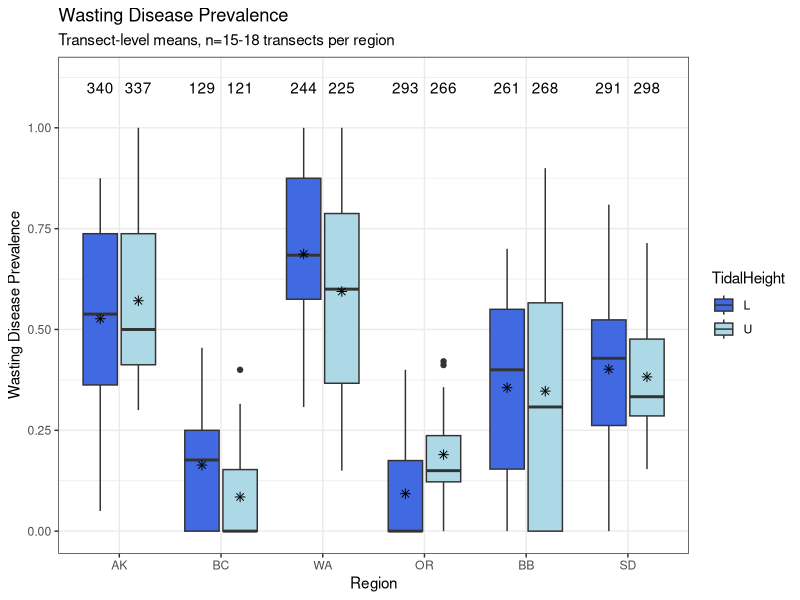
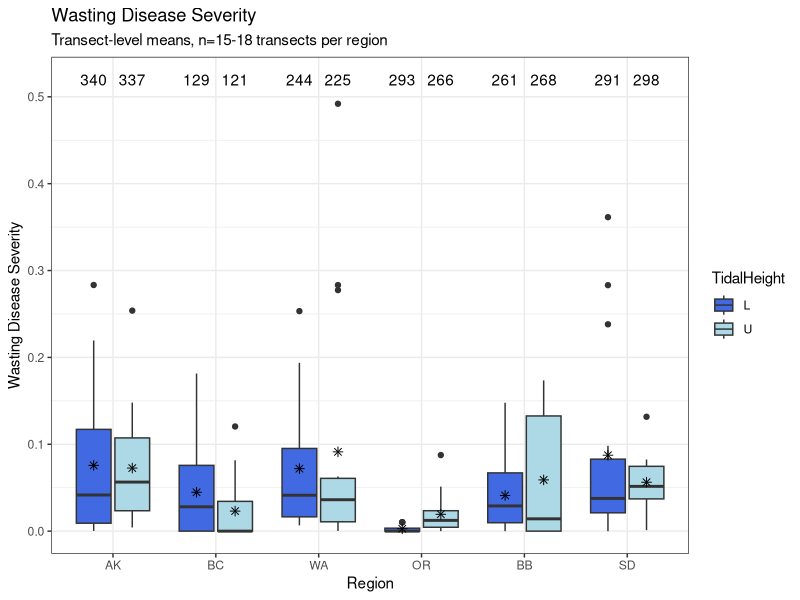
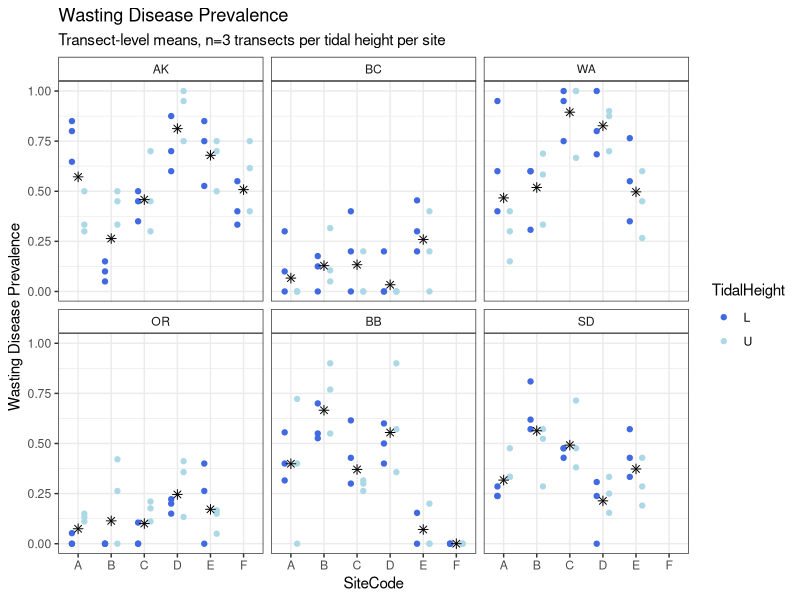
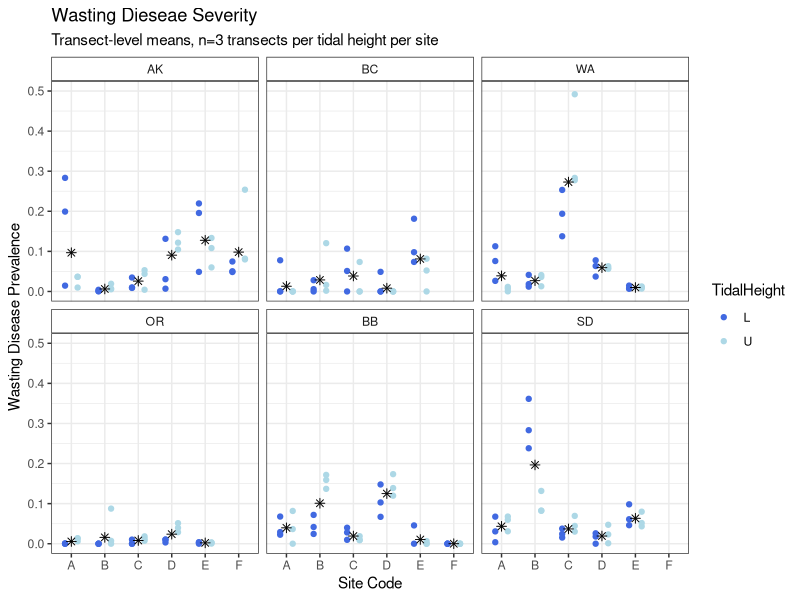
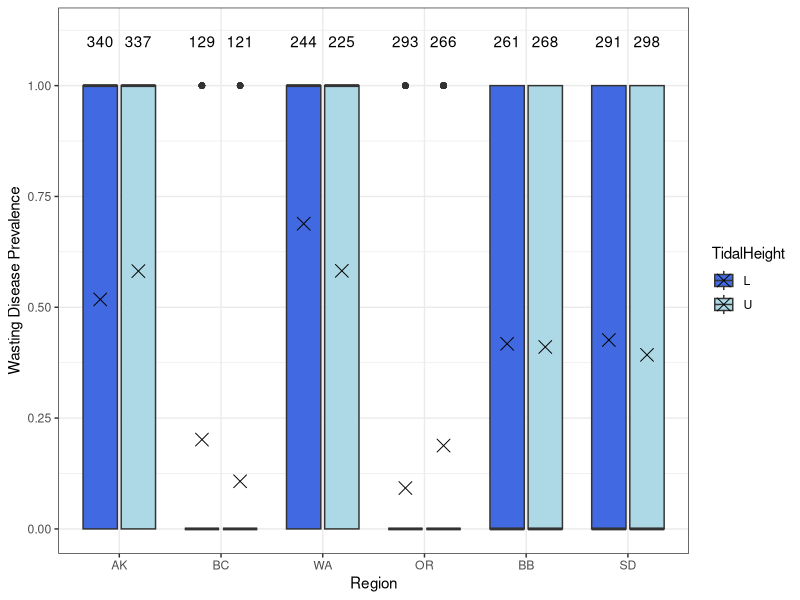
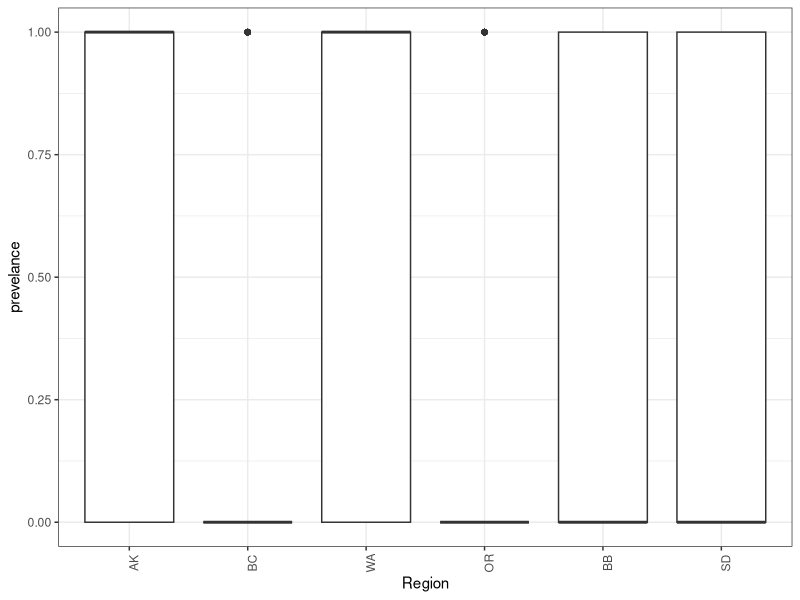
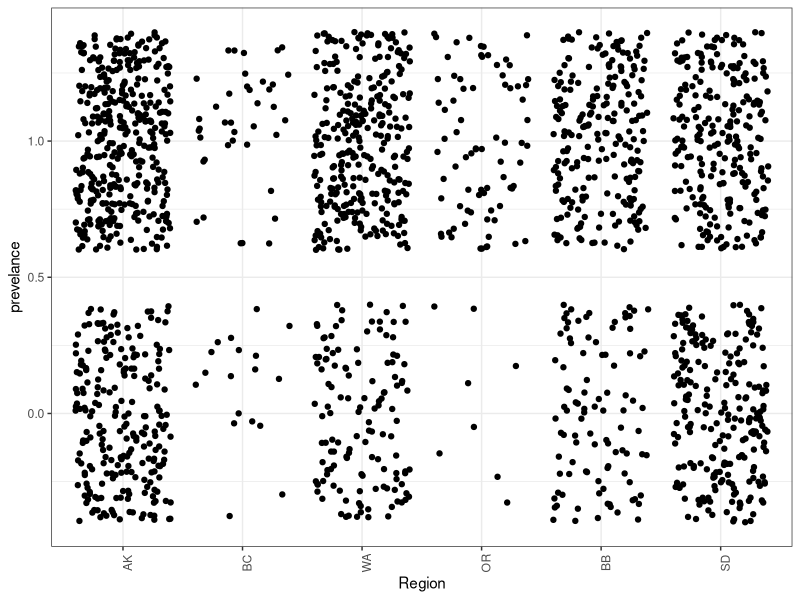

Reproduce these figures in R, in order. (Note: this script raises an error after producing the figures.)
library(tidyverse)
library(ggplot2)
site_order <- c("Alaska","British Columbia","Washington","Oregon","Bodega Bay","San Diego")
site_order2 <- c("AK","BC","WA","OR","BB","SD")

## read in and organize output from EELISA
output <- read.csv("NSF_Log_2019_12_16.csv")
output$location <- ordered(output$location,levels=site_order)
output <- separate(output,col=file_name,c("Region","SiteCode","Transect","TidalHeight",NA,NA),sep="[.]",remove = FALSE)
output <- unite(output,col="SampleID",c("Region","SiteCode","Transect","TidalHeight","blade_num"),sep=".",remove=FALSE)
output$Region <- ordered(output$Region,levels=site_order2)

#subset only EELISA scans split properly
output_true <- subset(output,correct_num=="TRUE")
which(duplicated(output_true$SampleID))
which(duplicated(output_true$SampleID,fromLast = TRUE))
output_true[c(1413,1414,1415,1467,1468,1469),]
#The duplicate SampleIDs come from the file "AK.C.4.L.6_10.tiff" which overlaps.
#Only 3 duplicates for the "true" dataset right now - some of the others were not split evenly.
#We want to keep the later entries (1467,1468,1469) because those are the "correct" numbers (match the surrounidng scans)
#Decide whether to keep the extra 6_10 blades as 21_25?
output_true <- output_true[-c(1413,1414,1415),]

## read in and organize DiseaseBlade samples (1-15 per transect)
blades <- read.csv("DiseaseBlades.csv")
blades$SampleID <- gsub("U","U_",blades$SampleID)
blades$SampleID <- gsub("L","L_",blades$SampleID)
blades <- separate(blades,col=SampleID,c("SampleDate","Region","SiteCode","TidalHeight","Transect","Blade"),sep="_")
blades <- unite(blades,col="SampleID",c("Region","SiteCode","Transect","TidalHeight","Blade"),sep=".",remove=FALSE)
blades$Region <- ordered(blades$Region,levels=site_order2)

## read in and organize the Epiphyte Blades samples (16-20 per transect)
epi_blades <- read.csv("ShootMetrics.csv")
epi_blades <- epi_blades[,c(3,15)]
epi_blades$SampleID <- gsub("U","U_",epi_blades$SampleID)
epi_blades$SampleID <- gsub("L","L_",epi_blades$SampleID)
epi_blades$SampleID <- gsub("_m4","_16",epi_blades$SampleID)
epi_blades$SampleID <- gsub("_m8","_17",epi_blades$SampleID)
epi_blades$SampleID <- gsub("_m12","_18",epi_blades$SampleID)
epi_blades$SampleID <- gsub("_m16","_19",epi_blades$SampleID)
epi_blades$SampleID <- gsub("_m20","_20",epi_blades$SampleID)

epi_blades <- separate(epi_blades,col=SampleID,c("SampleDate","Region","SiteCode","TidalHeight","Transect","Blade"),sep="_")
epi_blades <- unite(epi_blades,col="SampleID",c("Region","SiteCode","Transect","TidalHeight","Blade"),sep=".",remove=FALSE)
epi_blades$Region <- ordered(epi_blades$Region,levels=site_order2)

## combine Epiphyte and Disease Blades
blades <- rbind(blades,epi_blades)

# combine blades and EElISA output
# once we get the splits right, this will be the full data set
disease <- left_join(blades,output,by=c("SampleID","Region","SiteCode","TidalHeight","Transect"))
disease <- subset(disease,correct_num=="TRUE" | is.na(correct_num))
which(duplicated(disease$SampleID,fromLast = TRUE))
disease[which(duplicated(disease$SampleID)),]
disease[c(209,211,213,2484,2485,2486,2487,2488,2994,2995,2996,2997,2998),]
# calculate blade areas from EELISA output for samples that were not measured by hand
disease$BladeArea.cm2 <- ifelse(is.na(disease$BladeArea.cm2),disease$lesion_area+disease$healthy_area/100,disease$BladeArea.cm2)
# For now, drop samples that have no BladeArea (not measured by hand and no EELISA output)
disease_most <- subset(disease,BladeArea.cm2!="NA")
# Remaining samples should have EELISA output OR prevelance and severity are 0 (for hand-measured)
disease_most$prevelance <- ifelse(is.na(disease_most$severity),0,disease_most$prevelance)
disease_most$severity <- ifelse(is.na(disease_most$severity)&disease_most$prevelance==0,0,disease_most$severity)
disease_most$lesion_area <- ifelse(is.na(disease_most$lesion_area)&disease_most$prevelance==0,0,disease_most$lesion_area)
disease_most$severity_per <- disease_most$severity/100
disease_most_summ <- disease_most%>%
  group_by(Region,SiteCode,TidalHeight,Transect)%>%
  summarize(prev=mean(prevelance),sev=mean(severity_per,na.rm = TRUE),
            lesion=mean(lesion_area,na.rm=TRUE),count=length(blade_num),
            percent=count/20)
disease_most_summ2 <- disease_most%>%
  group_by(Region,TidalHeight)%>%
  summarize(prev=mean(prevelance),sev=mean(severity_per,na.rm = TRUE),
            lesion=mean(lesion_area,na.rm=TRUE),count=length(blade_num))

#Transect level prevalence
ggplot(data=disease_most_summ,aes(x=Region,y=prev,fill=TidalHeight))+geom_boxplot()+
  stat_summary(fun.y=mean,geom="point",shape=8,size=2,position=position_dodge(width=0.75),
               show.legend = FALSE)+
  geom_text(data=disease_most_summ2,aes(x=Region,y=1.1,label=count),position=position_dodge(width=0.75))+
  scale_y_continuous(limits=c(0,1.12),breaks=c(0,0.25,0.5,0.75,1.0))+
  scale_fill_manual(values=c("royal blue","light blue"))+
  ylab("Wasting Disease Prevalence")+
  xlab("Region")+
  labs(title="Wasting Disease Prevalence",
       subtitle = "Transect-level means, n=15-18 transects per region")+
  theme_bw()+
  theme()

#Transect level severity
ggplot(data=disease_most_summ,aes(x=Region,y=sev,fill=TidalHeight))+geom_boxplot()+
  stat_summary(fun.y=mean,geom="point",shape=8,size=2,show.legend=FALSE,
               position=position_dodge(width=0.75))+
  geom_text(data=disease_most_summ2,aes(x=Region,y=0.52,label=count),position=position_dodge(width=0.75))+
  scale_y_continuous(limits=c(0,0.52),breaks=c(0,0.1,0.2,0.3,0.4,0.5))+
  scale_fill_manual(values=c("royal blue","light blue"))+
  ylab("Wasting Disease Severity")+
  labs(title="Wasting Disease Severity",
       subtitle = "Transect-level means, n=15-18 transects per region")+
  theme_bw()+
  theme()

#Transect level prevalence, broken out by site
ggplot(data=disease_most_summ,aes(x=SiteCode,y=prev,color=TidalHeight))+
  geom_point(position=position_dodge(width=0.75))+
  facet_wrap(~Region)+
  stat_summary(fun.y=mean,geom="point",shape=8,size=2,color="black",
               show.legend=FALSE,position=position_dodge(width=0.75))+
  scale_y_continuous(limits=c(0,1),breaks=c(0,0.25,0.5,0.75,1.0))+
  scale_color_manual(values=c("royal blue","light blue"))+
  ylab("Wasting Disease Prevalence")+
  labs(title="Wasting Disease Prevalence",
       subtitle="Transect-level means, n=3 transects per tidal height per site")+
  theme_bw()+
  theme(strip.background = element_rect(fill="white"))

#Transect level severity, broken out by site
ggplot(data=disease_most_summ,aes(x=SiteCode,y=sev,color=TidalHeight))+
  geom_point(position=position_dodge(width=0.75))+
  facet_wrap(~Region)+
  stat_summary(fun.y=mean,geom="point",shape=8,size=2,color="black",
               show.legend=FALSE,position=position_dodge(width=0.75))+
  scale_y_continuous(limits=c(0,0.5),breaks=c(0,0.1,0.2,0.3,0.4,0.5))+
  scale_color_manual(values=c("royal blue","light blue"))+
  xlab("Site Code")+
  ylab("Wasting Disease Prevalence")+
  labs(title="Wasting Dieseae Severity",
       subtitle = "Transect-level means, n=3 transects per tidal height per site")+
  theme_bw()+
  theme(strip.background = element_rect(fill="white"))

ggplot(data=disease_most,aes(x=Region,y=prevelance,fill=TidalHeight))+geom_boxplot()+
  stat_summary(fun.y=mean,geom="point",shape=4,size=4,position=position_dodge(width=0.75))+
  geom_text(data=disease_most_summ2,aes(x=Region,y=1.1,label=count),position=position_dodge(width=0.75))+
  scale_y_continuous(limits=c(0,1.12),breaks=c(0,0.25,0.5,0.75,1.0))+
  scale_fill_manual(values=c("royal blue","light blue"))+
  ylab("Wasting Disease Prevalence")+
  theme_bw()+
  theme()
  
ggplot(disease_most,aes(x=Region,y=prevelance))+geom_boxplot()+
  theme_bw()+
  theme(axis.text.x = element_text(angle=90))

# # for now, look at only the successful splits
# disease2 <- inner_join(blades,output_true,by="SampleID")
# disease2$BladeArea.cm2 <- ifelse(disease2$BladeArea.cm2=="NA",disease2$lesion_area+disease2$healthy_area/100,disease2$BladeArea.cm2)
# # need to double-check that the healthy and lesion areas are in mm2?
# # note that Eelisa areas are less than the length x width areas
# disease2$prevelance <- ifelse(disease2$severity=="NA","0",disease2$prevelance)
# hmm <-anti_join(output_true,blades,by="SampleID")
# disease2_summ <- disease2%>%
#   group_by(location,site_code,tidal_height)%>%
#   summarize(prev=mean(prevelance),sev=mean(severity),lesion=mean(lesion_area),count=length(blade_num))


ggplot(disease,aes(x=Region,y=prevelance))+geom_jitter()+
  theme_bw()+
  theme(axis.text.x = element_text(angle=90))

ggplot(output_summ,aes(x=location,y=sev))+geom_histogram()+
  theme_bw()+
  theme(axis.text.x = element_text(angle=90))

sev_dist <- ggplot(output,aes(x=location,y=severity,fill=tidal_height))+geom_boxplot()+
  scale_fill_manual(values=c("royal blue","light blue"))+
  theme_bw()+
  theme(axis.text.x = element_text(angle=90))
sev_dist
ggsave(plot=sev_dist,filename = "Severity_Dist.jpg")

sev_dist2 <- ggplot(output,aes(x=site_code,y=severity,fill=tidal_height))+geom_boxplot()+
  facet_wrap(~location)+
  scale_fill_manual(values=c("royal blue","light blue"))+
  theme_bw()+
  theme(axis.text.x = element_text(angle=90))
sev_dist2

levels(output$location)
ggsave(plot=sev_dist2,filename = "Severity_Dist2.jpg")

ggplot(disease,aes(x=prevelance,fill=Region))+geom_histogram()+
  theme_bw()+
  theme(axis.text.x = element_text(angle=90))
